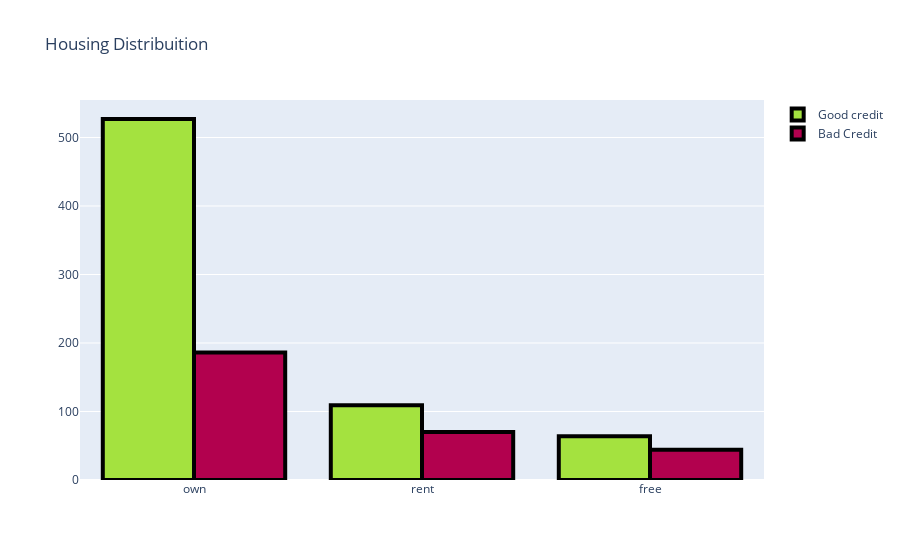

Here is the notebook cell this chart was saved with:
### Code cell
#First plot
trace0 = go.Bar(
                x = df[df["Risk"]== 'good']["Housing"].value_counts().index.values,
                y = df[df["Risk"]== 'good']["Housing"].value_counts().values,
                name='Good credit',
                marker=dict(
                color='#a4e23f'
                    )
                )

#Second plot
trace1 = go.Bar(
                x = df[df["Risk"]== 'bad']["Housing"].value_counts().index.values,
                y = df[df["Risk"]== 'bad']["Housing"].value_counts().values,
                name="Bad Credit",
                marker=dict(
                color='#b2014e'
                    )
                )

data = [trace0, trace1]

layout = go.Layout(title='Housing Distribuition')


fig = go.Figure(data=data, layout=layout)
fig.data[0].marker.line.width = 4
fig.data[0].marker.line.color = "black"
fig.data[1].marker.line.width = 4
fig.data[1].marker.line.color = "black"

py.iplot(fig, filename='Housing-Grouped')
plt.show()

### Figure 1 — Plotly figure (JSON) as saved in the notebook; plotly's stock layout.template omitted (floating-point values rounded to 4 significant figures)
{"data": [{"marker": {"color": "#a4e23f", "line": {"color": "black", "width": 4}}, "name": "Good credit", "type": "bar", "x": ["own", "rent", "free"], "y": [527, 109, 64]}, {"marker": {"color": "#b2014e", "line": {"color": "black", "width": 4}}, "name": "Bad Credit", "type": "bar", "x": ["own", "rent", "free"], "y": [186, 70, 44]}], "layout": {"title": {"text": "Housing Distribuition"}, "xaxis": {"type": "category", "range": [-0.5, 2.5], "autorange": true}, "yaxis": {"type": "linear", "range": [0, 554.7], "autorange": true}, "autosize": true}}
